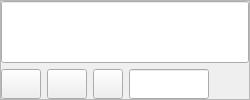
              <widget class="QFrame" name="frame_12">
               <property name="maximumSize">
                <size>
                 <width>16777215</width>
                 <height>150</height>
                </size>
               </property>
               <property name="styleSheet">
                <string notr="true">QHBoxLayout{
    border:0px
}</string>
               </property>
               <property name="frameShape">
                <enum>QFrame::StyledPanel</enum>
               </property>
               <property name="frameShadow">
                <enum>QFrame::Raised</enum>
               </property>
               <layout class="QVBoxLayout" name="verticalLayout_8">
                <property name="leftMargin">
                 <number>0</number>
                </property>
                <property name="topMargin">
                 <number>0</number>
                </property>
                <property name="rightMargin">
                 <number>0</number>
                </property>
                <property name="bottomMargin">
                 <number>0</number>
                </property>
                <item>
                 <widget class="QLineEdit" name="english_input_edit">
                  <property name="sizePolicy">
                   <sizepolicy hsizetype="Expanding" vsizetype="Expanding">
                    <horstretch>0</horstretch>
                    <verstretch>0</verstretch>
                   </sizepolicy>
                  </property>
                  <property name="maximumSize">
                   <size>
                    <width>65535</width>
                    <height>80</height>
                   </size>
                  </property>
                  <property name="font">
                   <font>
                    <family>Microsoft YaHei</family>
                    <pointsize>15</pointsize>
                   </font>
                  </property>
                 </widget>
                </item>
                <item>
                 <layout class="QHBoxLayout" name="horizontalLayout_29">
                  <item>
                   <widget class="QPushButton" name="online_play_voice_1">
                    <property name="minimumSize">
                     <size>
                      <width>10</width>
                      <height>30</height>
                     </size>
                    </property>
                    <property name="layoutDirection">
                     <enum>Qt::LeftToRight</enum>
                    </property>
                    <property name="text">
                     <string notr="true"/>
                    </property>
                   </widget>
                  </item>
                  <item>
                   <widget class="QPushButton" name="online_play_voice_2">
                    <property name="minimumSize">
                     <size>
                      <width>10</width>
                      <height>30</height>
                     </size>
                    </property>
                    <property name="layoutDirection">
                     <enum>Qt::LeftToRight</enum>
                    </property>
                    <property name="text">
                     <string notr="true"/>
                    </property>
                   </widget>
                  </item>
                  <item>
                   <widget class="QPushButton" name="star">
                    <property name="minimumSize">
                     <size>
                      <width>30</width>
                      <height>30</height>
                     </size>
                    </property>
                    <property name="maximumSize">
                     <size>
                      <width>30</width>
                      <height>30</height>
                     </size>
                    </property>
                    <property name="text">
                     <string/>
                    </property>
                   </widget>
                  </item>
                  <item>
                   <widget class="QLineEdit" name="list_line">
                    <property name="minimumSize">
                     <size>
                      <width>80</width>
                      <height>30</height>
                     </size>
                    </property>
                    <property name="maximumSize">
                     <size>
                      <width>80</width>
                      <height>30</height>
                     </size>
                    </property>
                   </widget>
                  </item>
                  <item>
                   <spacer name="horizontalSpacer_12">
                    <property name="orientation">
                     <enum>Qt::Horizontal</enum>
                    </property>
                    <property name="sizeHint" stdset="0">
                     <size>
                      <width>40</width>
                      <height>20</height>
                     </size>
                    </property>
                   </spacer>
                  </item>
                 </layout>
                </item>
               </layout>
              </widget>
